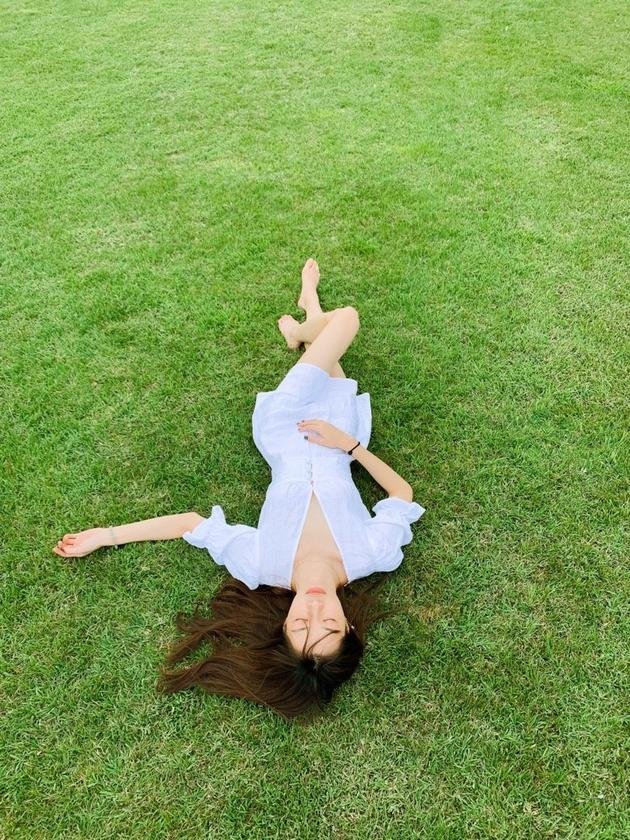
#> input picture hw/hw4/grassland.jpg, 630 x 840 px
$ python grass_main.py   (older library calls are emulated)
#> lines starting #> are read from the running program, lines starting #| are printed output that depends on the picture; after the words box and inside, x2 and y2 are one past the last pixel; in counts of white or black regions, pixels touching at a corner belong together
### hw/hw4/img_inpaint.py
from cv2 import cv2
import numpy as np
import matplotlib.pyplot as plt
import random

def edge_detect(I,ksize):
    Icp = cv2.cvtColor(I, cv2.COLOR_BGR2GRAY)
    Icpa = cv2.Sobel(Icp, cv2.CV_16S, 1, 0, ksize=ksize)
    Icpb = cv2.Sobel(Icp, cv2.CV_16S, 0, 1, ksize=ksize)
    lapa = cv2.Sobel(Icpa, cv2.CV_16S, 1, 0, ksize=ksize)
    lapb = cv2.Sobel(Icpb, cv2.CV_16S, 1, 0, ksize=ksize)
    return Icpa.astype(np.float),Icpb.astype(np.float),lapa.astype(np.float),lapb.astype(np.float)

def priority_of_bound(I, mask, bound,cnt):
    if cnt==0:
        plt.imshow(cv2.cvtColor(bound, cv2.COLOR_BGR2RGB))
        plt.title('find boundary')
        plt.show()
    pos = np.where(bound == 255)
    boundPoint=[]
    for i in range(len(pos[0])):
        tmp=(pos[0][i], pos[1][i])
        boundPoint.append(tmp)

    # use Sobel operator to do edge detection
    Icpa,Icpb,lapa,lapb=edge_detect(I,3)
    maxPri = 0
    priority = {}
    # Select patch around pixel p with highest priority Psi(p)
    for p in boundPoint:
        block=mask[p[0]-7:p[0]+8,p[1]-7:p[1]+8]
        normsum=np.sum(block.astype(np.float)/255)
        cur=1-normsum/225
        prod=Icpa[p]*lapb[p]+(-Icpb[p])*lapa[p]
        if prod>=0:
            coef=prod
        else:
            coef = Icpb[p]*lapa[p] + (-Icpa[p])*lapb[p]
        curPri = np.sqrt(Icpa[p]**2 + Icpb[p]**2) * coef
        if curPri > maxPri:
            maxPri = curPri
        priority[p] = cur*np.log(curPri)

        if cnt==0:
            priority[p] = cur*curPri
    if cnt==0:
        showBound= bound.copy()
        for k in priority:
            showBound[k] = 1000*priority[k]/maxPri
        plt.imshow(showBound, cmap='gray')
        plt.title('calculate priority')
        plt.show()
    return priority

# Visulize  patch A: patch with patial mask to be replaced later
#           patch B: the most similar patch to A
#           patch C: the new patch generated by fusing B with A
def visulize_patches(I,curPos,patch_size,cover):
    simblock=I[curPos[0]:curPos[0]+patch_size, curPos[1]:curPos[1]+patch_size, :]
    plt.imshow(cv2.cvtColor(simblock,cv2.COLOR_BGR2RGB))
    plt.title('patch A')
    plt.show()
    plt.imshow(cv2.cvtColor(cover, cv2.COLOR_BGR2RGB))
    plt.title('patch B')
    plt.show()
    #replace pixel
    tmp = np.zeros((patch_size, patch_size, 3), dtype=np.uint8)
    for i in range(patch_size):
        for j in range(patch_size):
            if (I[curPos[0]+i, curPos[1]+j] == [0, 0, 0]).all():
                tmp[i, j] = cover[i, j]
            else:
                tmp[i, j] = I[curPos[0]+i, curPos[1]+j]
    plt.imshow(cv2.cvtColor(tmp, cv2.COLOR_BGR2RGB))
    plt.title('patch C')
    plt.show()

def img_inpainting(I,mask,patch_size):
    cnt=0
    while np.sum(mask) != 0:
        # Step1 find bound
        mask_cp = mask.copy()
        tmp = cv2.Laplacian(mask_cp, cv2.CV_16SC3, ksize=3)
        contour = cv2.convertScaleAbs(tmp)
        # The first return value is the value that was used for the thresholding
        bound=cv2.threshold(contour, 150, 255, cv2.THRESH_BINARY)[1]

        # Step2 calculate the priority of the boundary point
        priority=priority_of_bound(I,mask,bound,cnt)
        step=10
        val=0
        pos=None

        # Step3 Searching the full image, and use other patch to replace masked part in cur patch
        for k in priority:
            if priority[k] >= val:
                val = priority[k]
                pos = k
        curPos = (pos[0] - patch_size//2, pos[1] - patch_size//2)
        block=I[curPos[0]:curPos[0]+patch_size, curPos[1]:curPos[1]+patch_size, :]
        block=block.astype(np.float)
        mostSimilar=float('inf')

        # Find the most similar patch
        for i in range(0, len(I), step):
            for j in range(0, len(I[0]), step):
                patch = I[i:i+patch_size, j:j+patch_size]
                if len(patch) != patch_size or len(patch[0]) != patch_size:
                    continue
                if np.sum(mask[i:i+patch_size, j:j+patch_size]) != 0:
                    similar=float('inf')
                else:
                    diff=np.abs(patch.astype(np.float) - block)
                    similar=np.sum(diff)
                if similar<mostSimilar:
                    mostSimilar=similar
                    simPatch=(i,j)

        # replace mask area using the most similar patch
        fuse = I[simPatch[0]:simPatch[0]+patch_size, simPatch[1]:simPatch[1]+patch_size]
        if cnt==0:
            visulize_patches(I,curPos,patch_size,fuse)
        I[curPos[0]:curPos[0]+patch_size, curPos[1]:curPos[1]+patch_size, :] = fuse
        if cnt==0:
            plt.imshow(cv2.cvtColor(I, cv2.COLOR_BGR2RGB))
            plt.title('one step patching')
            plt.show()
        mask[curPos[0]:curPos[0]+patch_size, curPos[1]:curPos[1]+patch_size] = 0
        cnt+=1


### hw/hw4/grass_main.py
from img_inpaint import img_inpainting
import cv2
import matplotlib.pyplot as plt
import numpy as np

patch_size=51
I=cv2.imread("grassland.jpg")
#> I is the input picture: shape (840, 630, 3); mean B, G, R 81.9, 155.3, 123
mask = cv2.imread('grass_mask.png')
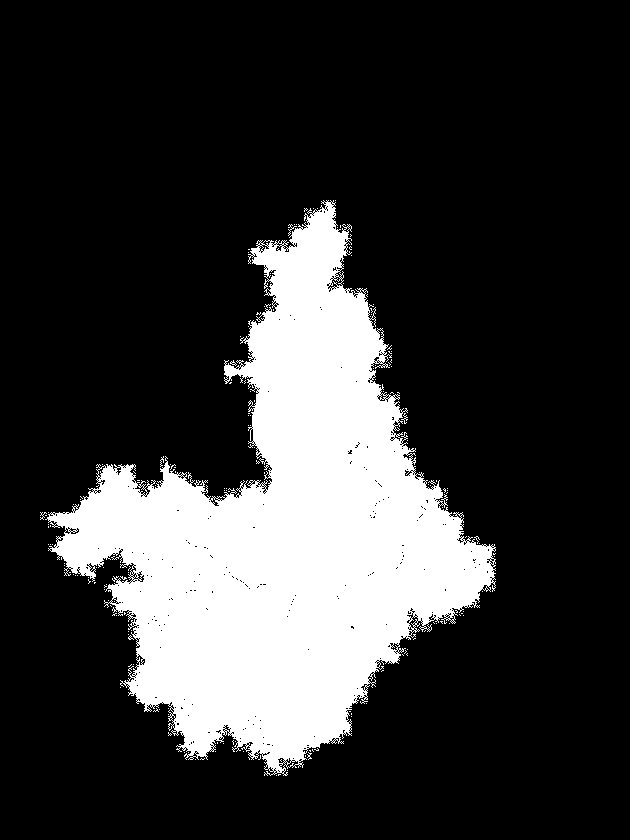
#> input picture hw/hw4/grass_mask.png, 630 x 840 px
#> mask is the input picture: shape (840, 630, 3); 21.4% white; 174 white regions (171 under 20 px), largest, box (x1, y1, x2, y2) and area: (45, 200, 496, 776) 112463, (288, 224, 297, 236) 25, (401, 413, 408, 424) 23
mask = cv2.cvtColor(mask, cv2.COLOR_BGR2GRAY)
I[np.where(mask!=0)] = [0,0,0]
plt.imshow(cv2.cvtColor(I, cv2.COLOR_BGR2RGB))
plt.title('create mask')
plt.show()
img_inpainting(I,mask,patch_size)
#> in img_inpainting, `contour = cv2.convertScaleAbs(tmp)`: contour: shape (840, 630); 3.2% white; 101 white regions (89 under 20 px), largest, box (x1, y1, x2, y2) and area: (39, 199, 497, 777) 15841, (231, 575, 251, 590) 43, (369, 510, 377, 519) 30
#> in priority_of_bound, `pos = np.where(bound == 255)`: pos = 16798 positions, rows 199 to 776, columns 39 to 496
#> the loop in priority_of_bound, `for i in range(len(pos[0])):` made 16798 passes
#> tmp on passes 1 to 3: (199, 322), (199, 324), (199, 325)
#> after the loop in priority_of_bound, `for i in range(len(pos[0])):`: boundPoint = 16798 pairs, first value 199 to 776, second value 39 to 496
#> in edge_detect, `Icp = cv2.cvtColor(I, cv2.COLOR_BGR2GRAY)`:
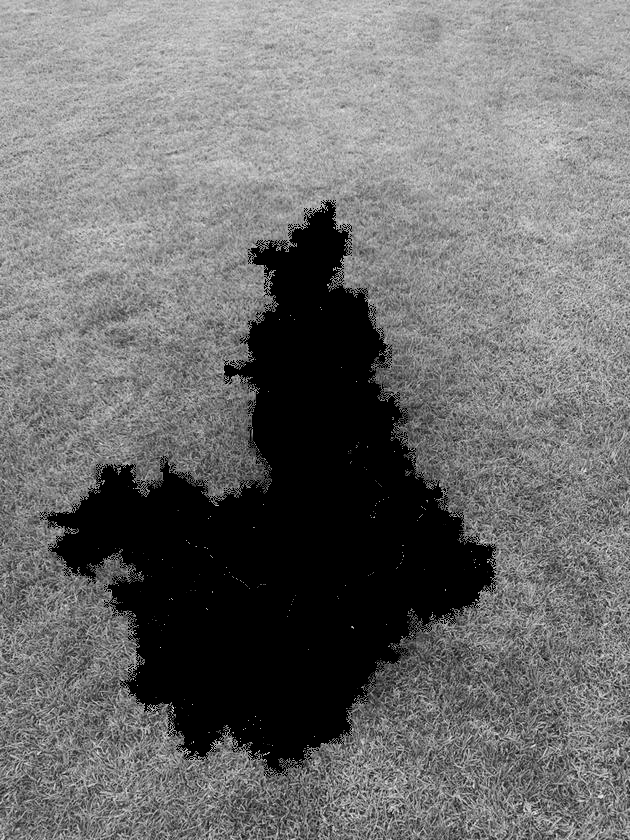
#> Icp: shape (840, 630); min 0, max 249, mean 109.4
#> in edge_detect, `lapb = cv2.Sobel(Icpb, cv2.CV_16S, 1, 0, ksize=ksize)`:
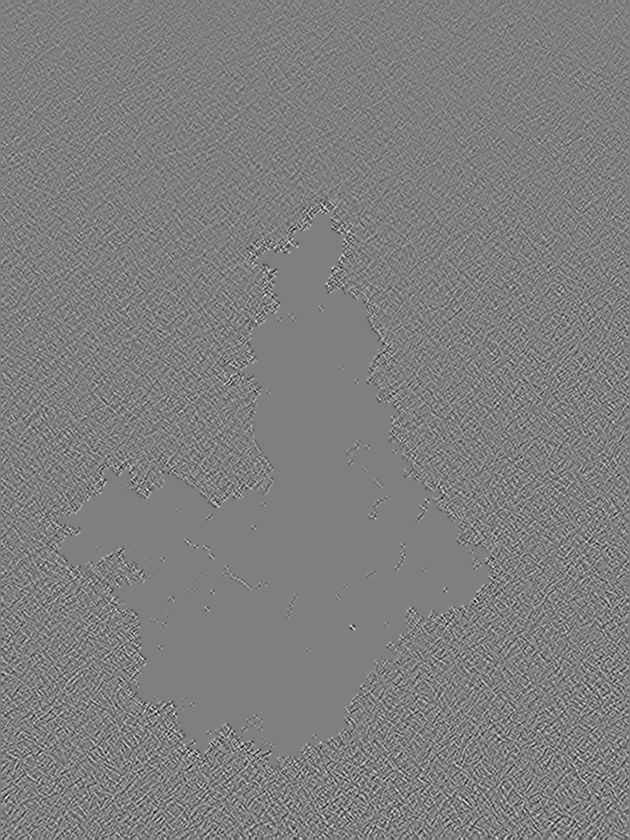
#> lapb: shape (840, 630) int16; min -2052, max 2059, mean 0; drawn with min black and max white
#> the loop in priority_of_bound, `for p in boundPoint:` made 16798 passes
#> (p, normsum, cur, prod, coef, curPri, maxPri) on passes 1, 3, 4, 5, 25, 44: ((199, 322), 35, 0.844, 85758, 85758, 18119916.6, 18119916.6), ((199, 325), 49, 0.782, -257460, 257460, 66302823.6, 66302823.6), ((199, 327), 55, 0.756, 328194, 328194, 99495300.8, 99495300.8), ((199, 329), 54, 0.76, -404098, 404098, 146910604.6, 146910604.6), ((201, 325), 66, 0.707, -663602, 663602, 222214539, 222214539), ((202, 330), 82, 0.636, 530630, 530630, 222567501.9, 222567501.9)
#> (p, normsum, cur, prod, coef, curPri) on passes 2, 6, 7, 8, 9, 10: ((199, 324), 45, 0.8, -35394, 35394, 10595760.1), ((199, 331), 50, 0.778, 130228, 130228, 31047841), ((199, 332), 48, 0.787, -126060, 126060, 17850737), ((199, 334), 39, 0.827, 231450, 231450, 59056498.3), ((199, 336), 28, 0.876, 45418, 45418, 10501089.5), ((200, 320), 28, 0.876, 173862, 173862, 49558294.9)
#> after the loop in priority_of_bound, `for p in boundPoint:`: maxPri = 1.62e+09; priority = 16798 items
#> the loop in priority_of_bound, `for k in priority:` made 16798 passes
#> after the loop in priority_of_bound, `for k in priority:`:
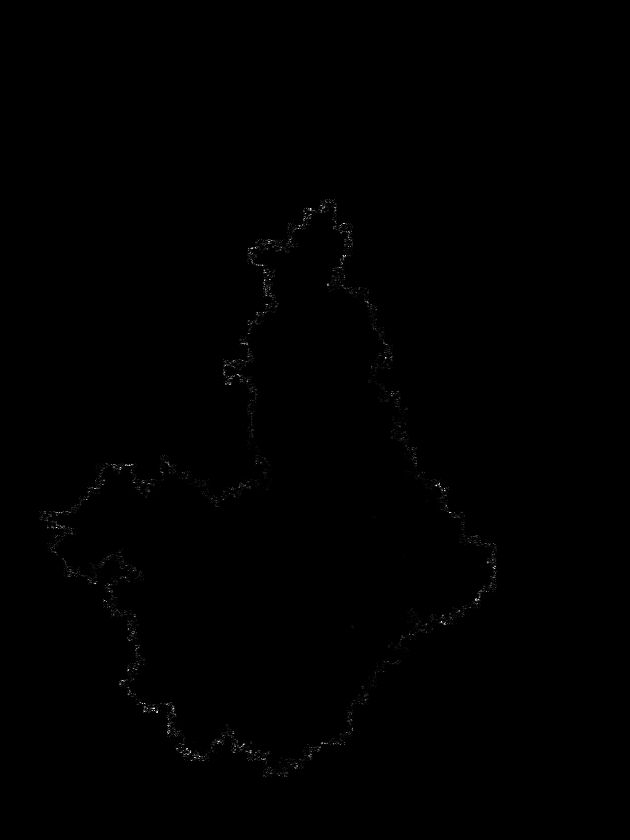
#> showBound: shape (840, 630); min 0, max 253, mean 0.5
#> the loop in img_inpainting, `for k in priority:` made 16798 passes
#> (val, pos) on passes 1, 3, 4, 5, 25, 73, 74, 126, 310, 1072, 1585: (15301262.9, (199, 322)), (51863542, (199, 325)), (75174227.3, (199, 327)), (111652059.5, (199, 329)), (157031607.6, (201, 325)), (182304788.7, (205, 320)), (287435222.9, (205, 321)), (378171423.9, (208, 310)), (425946083.7, (217, 304)), (432090677.1, (247, 256)), (592358889.7, (272, 264))
#> k on passes 2, 6, 7, 8, 9, 10: (199, 324), (199, 331), (199, 332), (199, 334), (199, 336), (200, 320)
#> after the loop in img_inpainting, `for k in priority:`: pos = (464, 127); val = 901677091.7
#> in img_inpainting, `curPos = (pos[0] - patch_size//2, pos[1] - patch_size//2)`: curPos = (439, 102)
#> in img_inpainting, `block=I[curPos[0]:curPos[0]+patch_size, curPos[1]:curPos[1]+patch_size..`:
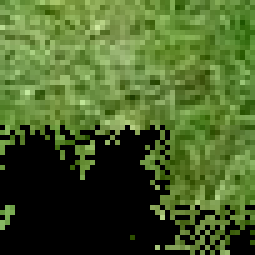
#> block: shape (51, 51, 3) (shown 5 times larger); mean B, G, R 41.5, 96, 72
#> the loop in img_inpainting, `for i in range(0, len(I), step):` made 84 passes
#> i on passes 2 to 13: 10, 20, 30, 40, 50, 60, 70, 80, 90, 100, 110, 120
#> after the loop in img_inpainting, `for i in range(0, len(I), step):`: mostSimilar = 366610; simPatch = (380, 410)
#> in img_inpainting, `I[curPos[0]:curPos[0]+patch_size, curPos[1]:curPos[1]+patch_size, :] =..`:
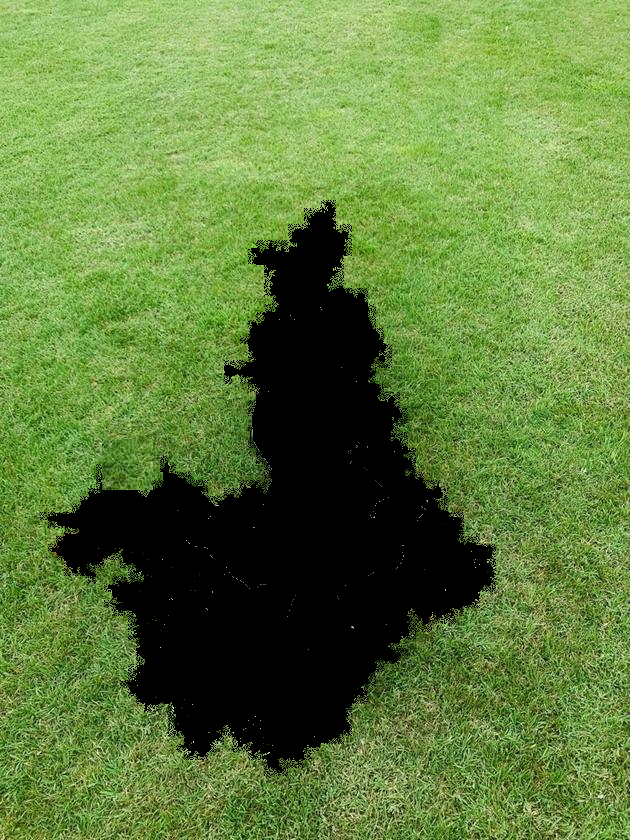
#> I: shape (840, 630, 3); mean B, G, R 59.9, 126, 95.9
#> in img_inpainting, `mask[curPos[0]:curPos[0]+patch_size, curPos[1]:curPos[1]+patch_size] = 0`:
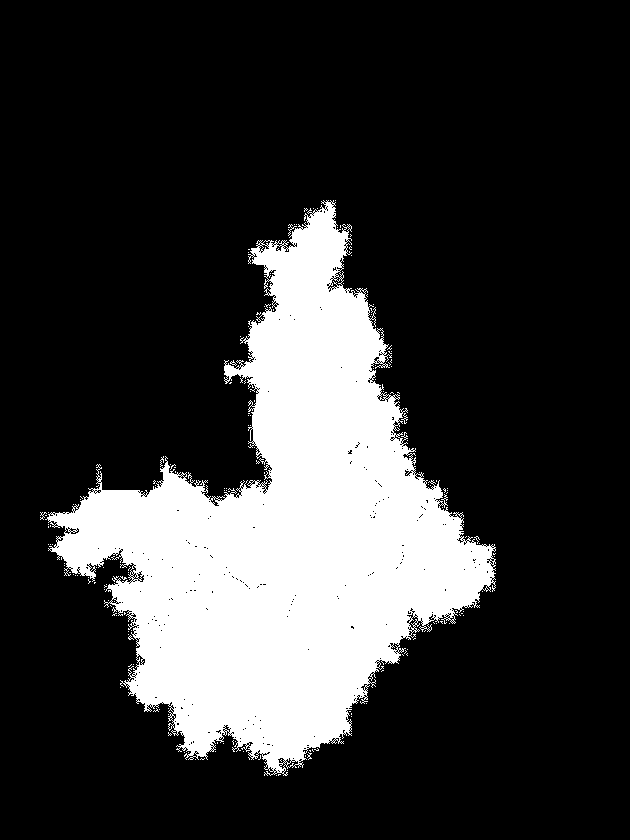
#> mask: shape (840, 630); 21.2% white; 171 white regions (168 under 20 px), largest, box (x1, y1, x2, y2) and area: (45, 200, 496, 776) 111636, (288, 224, 297, 236) 25, (401, 413, 408, 424) 23
plt.imshow(cv2.cvtColor(I, cv2.COLOR_BGR2RGB))
cv2.imwrite('grass_patch51_impaint.jpg', I)
plt.title('patch size '+str(patch_size))
plt.show()
